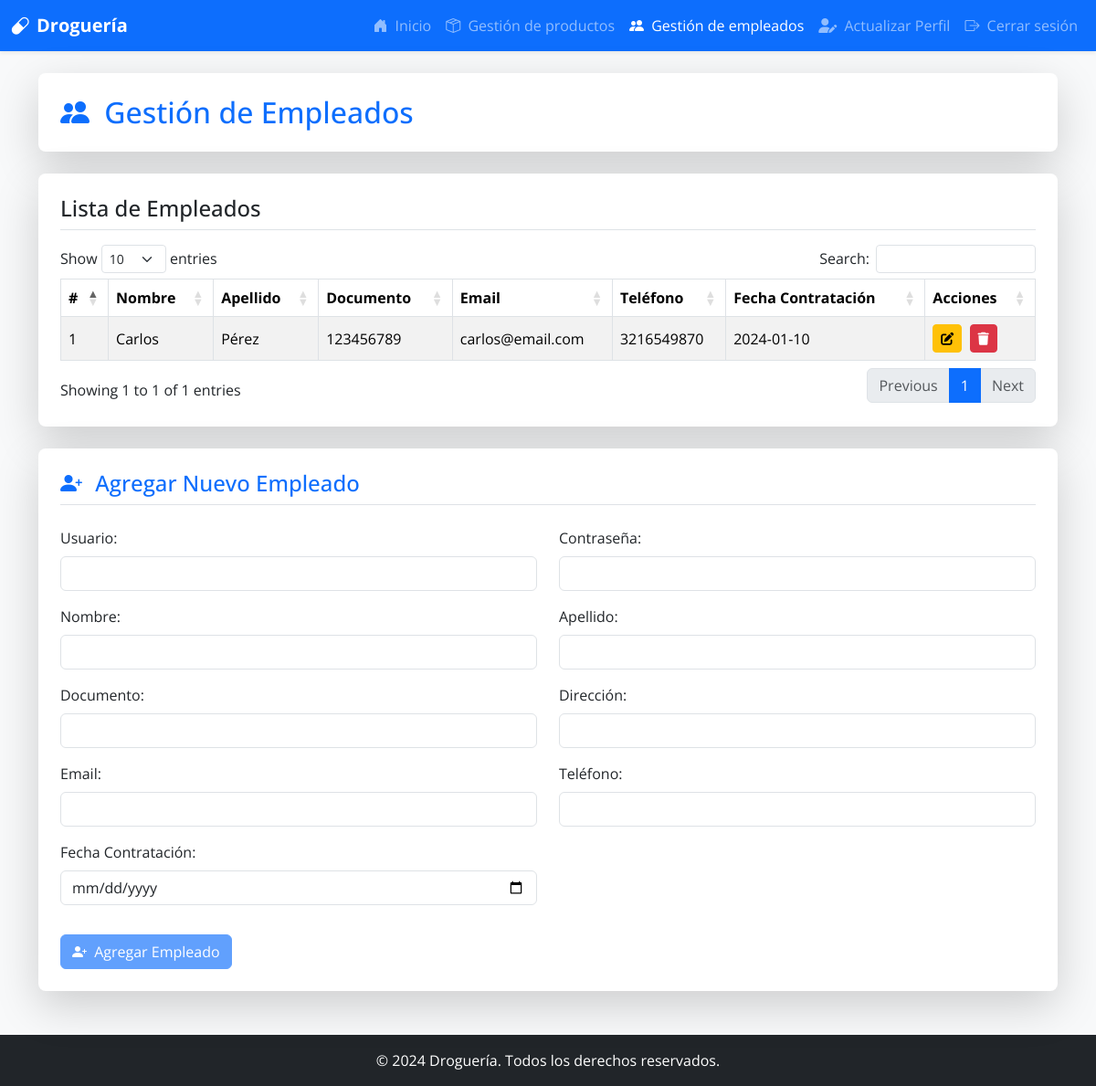
The page /empleadosDB (signed in) on the database its author committed.
### models.py (models this page shows)
class Empleado(db.Model):
    __tablename__ = 'empleados'
    empleado_ID = db.Column(db.Integer, primary_key=True, autoincrement=True)
    usuario_FK = db.Column(db.Integer, db.ForeignKey('usuarios.usuario_ID', ondelete='CASCADE'), nullable=False)
    nombre1 = db.Column(db.String(150), nullable=False)
    nombre2 = db.Column(db.String(150))
    apellido1 = db.Column(db.String(150), nullable=False)
    apellido2 = db.Column(db.String(150))
    direccion = db.Column(db.String(100), nullable=False)
    documento_identificacion = db.Column(db.String(20), unique=True, nullable=False)
    email = db.Column(db.String(150), unique=True, nullable=False)
    telefono = db.Column(db.String(12), nullable=False)
    fecha_contratacion = db.Column(db.Date)
    estado = db.Column(db.Enum('activo', 'inactivo'), default='activo')

### app.py (the view)
@app.route('/empleadosDB')
@login_required
def empleadosDB():
    rol_usuario = Rol.query.get(current_user.rol_FK)
    if not rol_usuario or rol_usuario.rol_usuario != "administrador":
        flash('Acceso no autorizado', 'danger')
        return redirect(url_for('adminMain'))
    empleados = Empleado.query.all()
    return render_template('empleadosDB.html', empleados=empleados)

### app.py (called while the page is built)
@login_manager.user_loader
def load_user(user_id):
    return db.session.get(Usuario, int(user_id))

### templates/empleadosDB.html (shortened to what this page needs)
<!DOCTYPE html>
<html lang="es">
<head>
    <link href="https://cdn.jsdelivr.net/npm/bootstrap@5.3.2/dist/css/bootstrap.min.css" rel="stylesheet">
    <link href="https://cdn.jsdelivr.net/npm/bootstrap-icons@1.11.1/font/bootstrap-icons.css" rel="stylesheet">
    <link rel="stylesheet" href="https://cdnjs.cloudflare.com/ajax/libs/font-awesome/6.5.2/css/all.min.css">
    <link href="https://cdn.datatables.net/1.13.6/css/dataTables.bootstrap5.min.css" rel="stylesheet">
</head>
<body class="bg-light d-flex flex-column min-vh-100">
    <nav class="navbar navbar-expand-lg navbar-dark bg-primary shadow-sm">
        <div class="container-fluid">
            <a class="navbar-brand d-flex align-items-center" href="{{ url_for('adminMain') }}">
                <i class="bi bi-capsule me-2"></i>
                <span class="fw-bold">Droguería</span>
            </a>
            <div class="collapse navbar-collapse" id="navbarNav">
                <ul class="navbar-nav ms-auto">
                    <li class="nav-item">
                        <a class="nav-link" href="{{ url_for('adminMain') }}"><i class="bi bi-house-door-fill me-1"></i> Inicio</a>
                    </li>
                    <li class="nav-item">
                        <a class="nav-link" href="{{ url_for('productosDB') }}"><i class="bi bi-box-seam me-1"></i> Gestión de productos</a>
                    </li>
                    <li class="nav-item">
                        <a class="nav-link active" aria-current="page" href="{{ url_for('empleadosDB') }}"><i class="bi bi-people-fill me-1"></i> Gestión de empleados</a>
                    </li>
                    <li class="nav-item">
                        <a class="nav-link" href="{{ url_for('update_profile') }}"><i class="fas fa-user-edit me-1"></i> Actualizar Perfil</a>
                    </li>
                    <li class="nav-item">
                        <a class="nav-link" href="{{ url_for('logout') }}"><i class="bi bi-box-arrow-right me-1"></i> Cerrar sesión</a>
                    </li>
                </ul>
            </div>
        </div>
    </nav>
    <main class="flex-grow-1">
        <div class="container mt-4 mb-5">
            <div class="card shadow-lg p-4 rounded-3 border-0 bg-white mb-4">
                <h2 class="card-title text-primary mb-0">
                    <i class="bi bi-people-fill me-2"></i> Gestión de Empleados
                </h2>
            </div>
            <div class="card shadow-lg p-4 rounded-3 border-0 bg-white mb-4">
                <h4 class="card-title text-dark mb-3 border-bottom pb-2">Lista de Empleados</h4>
                <div class="table-responsive">
                    <table id="empleadosTable" class="table table-striped table-hover table-bordered align-middle">
                        <thead class="bg-primary text-white">
                            <tr>
                                <th scope="col">#</th>
                                <th scope="col">Nombre</th>
                                <th scope="col">Apellido</th>
                                <th scope="col">Documento</th>
                                <th scope="col">Email</th>
                                <th scope="col">Teléfono</th>
                                <th scope="col">Fecha Contratación</th>
                                <th scope="col">Acciones</th>
                            </tr>
                        </thead>
                        <tbody>
                            {% for empleado in empleados %}
                            <tr>
                                <td>{{ loop.index }}</td>
                                <td>{{ empleado.nombre1 }}</td>
                                <td>{{ empleado.apellido1 }}</td>
                                <td>{{ empleado.documento_identificacion }}</td>
                                <td>{{ empleado.email }}</td>
                                <td>{{ empleado.telefono }}</td>
                                <td>{{ empleado.fecha_contratacion }}</td>
                                <td>
                                    <a href="{{ url_for('edit_empleado', id=empleado.empleado_ID) }}" class="btn btn-warning btn-sm me-1" title="Editar Empleado">
                                        <i class="fas fa-edit"></i>
                                    </a>
                                    <form action="{{ url_for('delete_empleado', id=empleado.empleado_ID) }}"
                                        method="POST"
                                        onsubmit="return confirm('¿Seguro que quieres eliminar a este empleado? Esta acción es irreversible.')"
                                        style="display:inline;">
                                        <button type="submit" class="btn btn-danger btn-sm" title="Eliminar Empleado">
                                            <i class="fas fa-trash"></i>
                                        </button>
                                    </form>
                                </td>
                            </tr>
                            {% endfor %}
                        </tbody>
                    </table>
                </div>
            </div>
            <div class="card shadow-lg p-4 rounded-3 border-0 bg-white">
                <h4 class="card-title text-primary mb-4 border-bottom pb-2">
                    <i class="bi bi-person-plus-fill me-2"></i> Agregar Nuevo Empleado
                </h4>
                <form action="{{ url_for('create_empleado') }}" method="POST" id="formCrearEmpleado" class="needs-validation" novalidate>
                    <div class="row">
                        <div class="col-md-6 mb-3">
                            <label for="usuario" class="form-label">Usuario:</label>
                            <input type="text" id="usuario" name="usuario" class="form-control" required>
                        </div>
                        <div class="col-md-6 mb-3">
                            <label for="contraseña" class="form-label">Contraseña:</label>
                            <input type="password" id="contraseña" name="contraseña" class="form-control" required>
                        </div>
                        <div class="col-md-6 mb-3">
                            <label for="nombre1" class="form-label">Nombre:</label>
                            <input type="text" id="nombre1" name="nombre1" class="form-control" required>
                        </div>
                        <div class="col-md-6 mb-3">
                            <label for="apellido1" class="form-label">Apellido:</label>
                            <input type="text" id="apellido1" name="apellido1" class="form-control" required>
                        </div>
                        <div class="col-md-6 mb-3">
                            <label for="documento_identificacion" class="form-label">Documento:</label>
                            <input type="text" id="documento_identificacion" name="documento_identificacion" class="form-control" required pattern="^\d+$" title="Solo se permiten números.">
                        </div>
                        <div class="col-md-6 mb-3">
                            <label for="direccion" class="form-label">Dirección:</label>
                            <input type="text" id="direccion" name="direccion" class="form-control" required>
                        </div>
                        <div class="col-md-6 mb-3">
                            <label for="email" class="form-label">Email:</label>
                            <input type="email" id="email" name="email" class="form-control" required
                                pattern="^[a-zA-Z0-9_.]+@(gmail|hotmail|outlook|yahoo)\.com$"
                                title="Solo se permiten correos de Gmail, Hotmail, Outlook o Yahoo con formato válido (ej. tucorreo@gmail.com)">
                        </div>
                        <div class="col-md-6 mb-3">
                            <label for="telefono" class="form-label">Teléfono:</label>
                            <input type="text" id="telefono" name="telefono" class="form-control" required pattern="^\d{7,}$" title="Debe contener solo números y tener al menos 7 dígitos.">
                        </div>
                        <div class="col-md-6 mb-3">
                            <label for="fecha_contratacion" class="form-label">Fecha Contratación:</label>
                            <input type="date" id="fecha_contratacion" name="fecha_contratacion" class="form-control" required>
                        </div>
                    </div>
                    <button type="submit" class="btn btn-primary mt-3" id="btnAgregarEmpleado"><i class="bi bi-person-plus-fill me-1"></i> Agregar Empleado</button>
                </form>
            </div>
        </div>
    </main>
    <footer class="footer mt-auto py-3 bg-dark text-white">
        <div class="container text-center">
            <span>© 2024 Droguería. Todos los derechos reservados.</span>
        </div>
    </footer>
</body>
</html>

### templates/empleadosDB.html (style rules this page uses)
body { font-family: 'Open Sans', sans-serif; }

### rows shown on the page
Empleado: nombre1 "Carlos", apellido1 "Pérez", documento_identificacion "123456789", email "carlos@email.com", telefono "3216549870", fecha_contratacion "2024-01-10"
